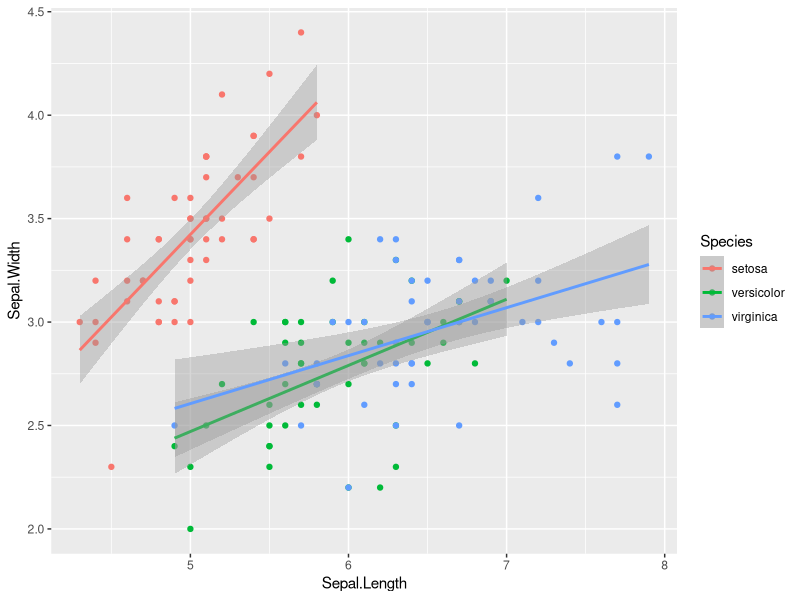
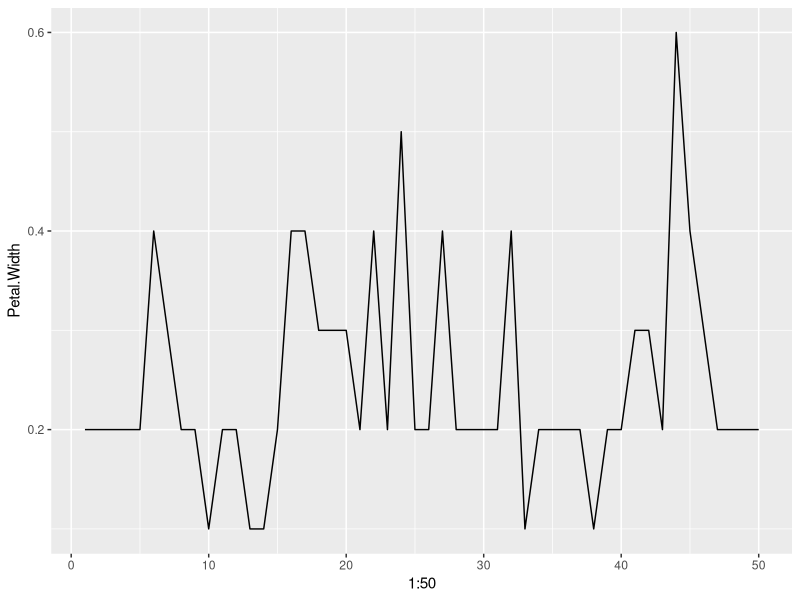
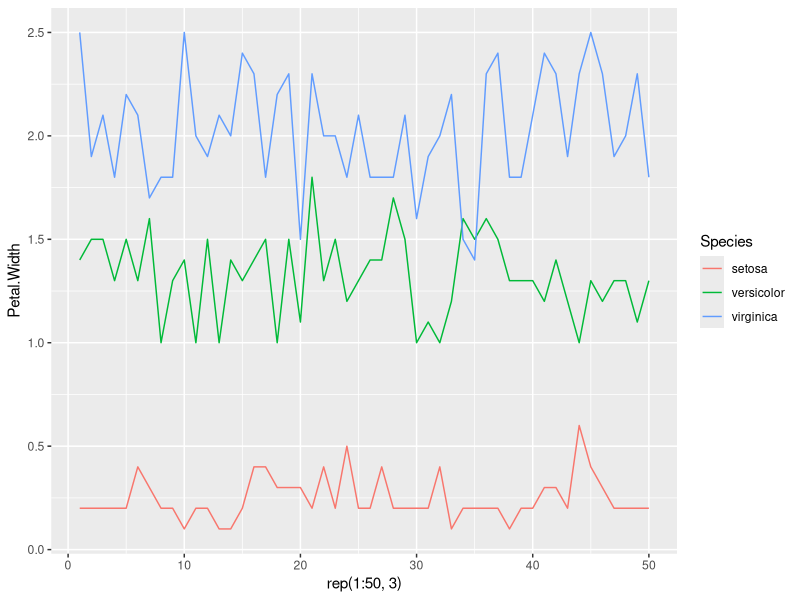
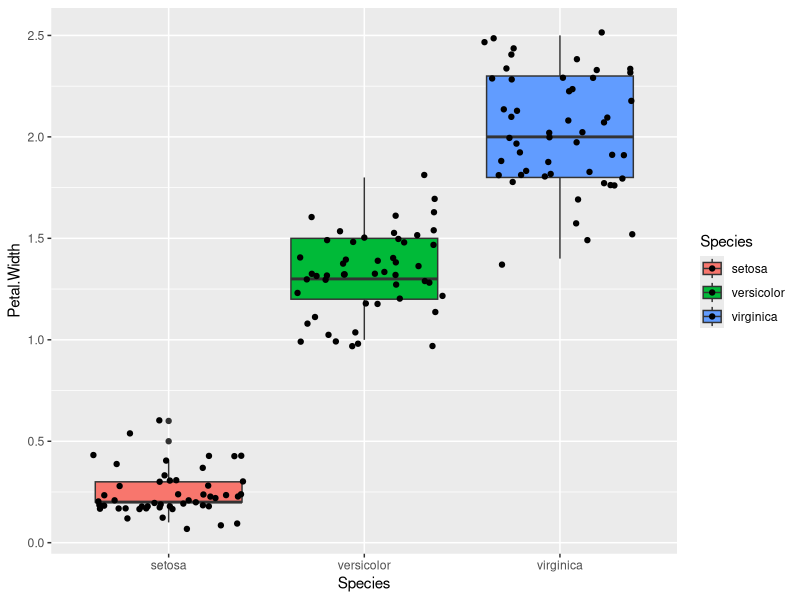

Recreate these plots in R, in order.
#Sobreponer graficas
#Se importan la libreria ggplot2
install.packages("ggplot2")
#Se importa la libreria
library(ggplot2)

#Traemos informacion de flores llamada iris
data("iris")
head(iris)

#El siguiente es un codigo de un ejemplo con puntos y lineas
ggplot(data = iris, mapping = aes(x = Sepal.Length, y = Sepal.Width, color= Species)) + geom_point() + geom_smooth(method = 'lm')

#Este ejemplo 2 es de varias lineas en el mismo grafico
ggplot(data = iris[iris$Species == 'setosa',], mapping = aes(x = 1:50, y = Petal.Width)) + geom_line()

#Este ejemplo 3 es de varias lineas en el mismo grafico
ggplot(data = iris, mapping = aes(x = rep(1:50,3), y = Petal.Width, color = Species)) + geom_line()

#El siguiente codigo ayuda a tener un boxplot con puntos
ggplot(data = iris, mapping = aes(x = Species, y = Petal.Width, fill = Species)) + geom_boxplot() + geom_jitter()

































































